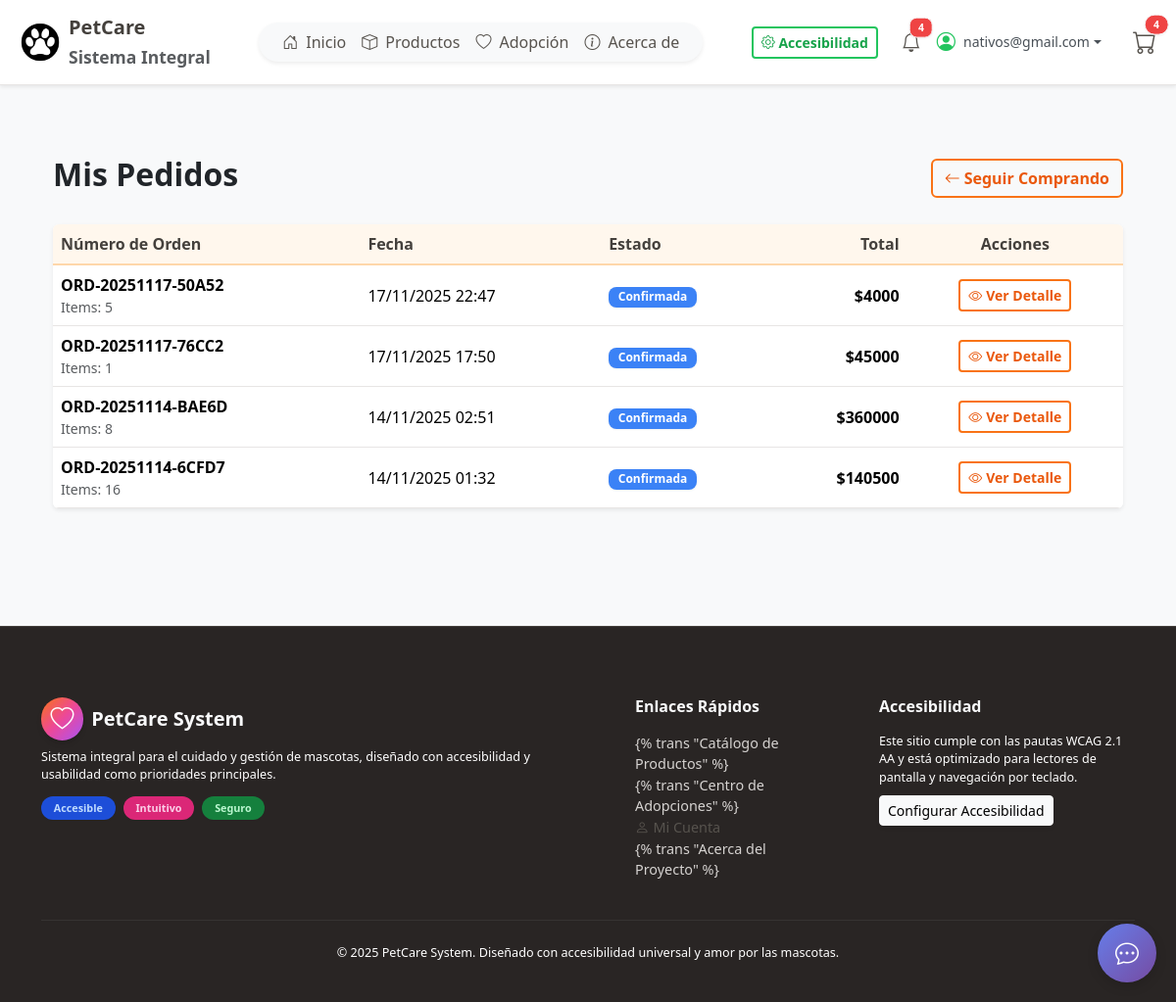
Screenshot of /es/orders/mis-pedidos/ (signed in) with the database file from the repository.
### orders/models.py (models this page shows, shortened)
class Order(models.Model):
    user = models.ForeignKey(
        settings.AUTH_USER_MODEL,
        on_delete=models.CASCADE,
        related_name='orders',
        verbose_name=_("Usuario")
    )
    order_number = models.CharField(
        _("Número de Orden"),
        max_length=20,
        unique=True,
        db_index=True,
        editable=False
    )
    status = models.CharField(
        _("Estado"),
        max_length=20,
        choices=OrderStatus.choices,
        default=OrderStatus.PENDING
    )
    total = models.DecimalField(
        _("Total"),
        max_digits=10,
        decimal_places=2,
        default=0
    )
    shipping_address = models.TextField(
        _("Dirección de Envío"),
        max_length=500,
        blank=True
    )
    shipping_city = models.CharField(
        _("Ciudad"),
        max_length=100,
        blank=True
    )
    shipping_postal_code = models.CharField(
        _("Código Postal"),
        max_length=20,
        blank=True
    )
    notes = models.TextField(
        _("Notas"),
        max_length=500,
        blank=True
    )
    created_at = models.DateTimeField(_("Fecha de Creación"), auto_now_add=True)
    updated_at = models.DateTimeField(_("Fecha de Actualización"), auto_now=True)
    class Meta:
        ordering = ['-created_at']
        verbose_name = _("Orden")
        verbose_name_plural = _("Órdenes")
    @property
    def total_items(self):
        return sum(item.quantity for item in self.items.all())

class OrderItem(models.Model):
    order = models.ForeignKey(
        Order,
        on_delete=models.CASCADE,
        related_name='items',
        verbose_name=_("Orden")
    )
    product = models.ForeignKey(
        Product,
        on_delete=models.PROTECT,
        related_name='order_items',
        verbose_name=_("Producto")
    )
    quantity = models.PositiveIntegerField(_("Cantidad"), default=1)
    price = models.DecimalField(
        _("Precio Unitario"),
        max_digits=10,
        decimal_places=2
    )
    created_at = models.DateTimeField(_("Fecha de Creación"), auto_now_add=True)
    class Meta:
        ordering = ['created_at']
        verbose_name = _("Item de Orden")
        verbose_name_plural = _("Items de Orden")

### orders/views.py (the view)
# urls.py: path("mis-pedidos/", views.order_list, name="order_list"),
@login_required
def order_list(request):
    orders = Order.objects.filter(user=request.user).select_related('user').prefetch_related('items__product')
    paginator = Paginator(orders, 10)
    page_number = request.GET.get('page')
    page_obj = paginator.get_page(page_number)
    context = {
        'orders': page_obj,
        'page_obj': page_obj,
    }
    return render(request, 'orders/order_list.html', context)

### templates/orders/order_list.html (shortened to what this page needs)
{% extends "base.html" %}
{% load static %}
{% load humanize %}
{% load i18n %}
{% block content %}
<div class="container my-5">
    <div class="d-flex justify-content-between align-items-center mb-4">
        <h2 class="fw-bold">{% trans "Mis Pedidos" %}</h2>
        <a href="{% url 'catalog:product_list' %}" class="btn btn-outline-primary">
            <i class="bi bi-arrow-left me-1"></i>{% trans "Seguir Comprando" %}
        </a>
    </div>
    {% if orders %}
    <div class="table-responsive shadow-sm bg-white rounded">
        <table class="table table-hover align-middle mb-0">
            <thead class="table-light">
                <tr>
                    <th>{% trans "Número de Orden" %}</th>
                    <th>{% trans "Fecha" %}</th>
                    <th>{% trans "Estado" %}</th>
                    <th class="text-end">{% trans "Total" %}</th>
                    <th class="text-center">{% trans "Acciones" %}</th>
                </tr>
            </thead>
            <tbody>
                {% for order in orders %}
                <tr>
                    <td>
                        <div class="fw-bold">{{ order.order_number }}</div>
                        <div class="small text-muted">{% trans "Items:" %} {{ order.total_items }}</div>
                    </td>
                    <td>{{ order.created_at|date:"d/m/Y H:i" }}</td>
                    <td>
                        <span class="badge
                            {% if order.status == 'PENDING' %}bg-warning
                            {% elif order.status == 'CONFIRMED' %}bg-info
                            {% elif order.status == 'PROCESSING' %}bg-primary
                            {% elif order.status == 'SHIPPED' %}bg-secondary
                            {% elif order.status == 'DELIVERED' %}bg-success
                            {% elif order.status == 'CANCELLED' %}bg-danger
                            {% endif %}">
                            {{ order.get_status_display }}
                        </span>
                    </td>
                    <td class="text-end fw-bold">${{ order.total|floatformat:0 }}</td>
                    <td class="text-center">
                        <a href="{% url 'orders:order_detail' order.id %}" class="btn btn-sm btn-outline-primary">
                            <i class="bi bi-eye me-1"></i>{% trans "Ver Detalle" %}
                        </a>
                    </td>
                </tr>
                {% endfor %}
            </tbody>
        </table>
    </div>
    {% endif %}
</div>
{% endblock %}

### templates/base.html (shortened to what this page needs)
{% load static %}
{% load i18n %}
{% load cart_tags %}
{% load accounts_tags %}
<!DOCTYPE html>
    <html lang="{{ request.LANGUAGE_CODE }}">
    <head>
        <link href="https://cdn.jsdelivr.net/npm/bootstrap@5.3.3/dist/css/bootstrap.min.css" rel="stylesheet" />
        <link href="https://cdn.jsdelivr.net/npm/bootstrap-icons@1.11.3/font/bootstrap-icons.css" rel="stylesheet" />
        <link rel="stylesheet" href="{% static 'css/colors.css' %}" />
        <link rel="stylesheet" href="{% static 'css/bootstrap-overrides.css' %}" />
        <link rel="stylesheet" href="{% static 'css/style.css' %}" />
        <link rel="stylesheet" href="{% static 'css/accessibility.css' %}" />
        <link rel="stylesheet" href="{% static 'css/base.css' %}" />
        {% if OPENAI_ENABLED %}
        <link rel="stylesheet" href="{% static 'css/chatbot.css' %}" />
        {% endif %}
    </head>
    <body class="bg-light">
        {% get_cart as current_cart %}
        <nav class="navbar navbar-expand-lg bg-white shadow-sm p-2 d-none d-lg-block"
            style="position: relative; z-index: 1030;">
            <div class="container-fluid" style="position: relative;">
                <a class="navbar-brand d-flex align-items-center" href="{% url 'home' %}">
                    <img src="{% static 'img/png/Icono1.png' %}" alt="PetCare Logo" style="width: 42px" />
                    <span class="ms-2">
                        <span class="fw-bold">PetCare</span><br />
                        <small class="text-muted">{% trans "Sistema Integral" %}</small>
                    </span>
                </a>
                <div class="mx-auto rounded-pill bg-light shadow-sm px-4 py-2 d-flex gap-3 align-items-center">
                    <a class="nav-link {% if request.resolver_match.url_name == 'home' %}active fw-bold{% endif %} d-flex align-items-center"
                        href="{% url 'home' %}">
                        <i class="bi bi-house-door" aria-hidden="true"></i> <span class="ms-2">{% trans "Inicio" %}</span>
                    </a>
                    <a class="nav-link {% if request.resolver_match.app_name == 'catalog' %}active fw-bold{% endif %} d-flex align-items-center"
                        href="{% url 'catalog:product_list' %}">
                        <i class="bi bi-box" aria-hidden="true"></i> <span class="ms-2">{% trans "Productos" %}</span>
                    </a>
                    <a class="nav-link {% if request.resolver_match.app_name == 'adoption' %}active fw-bold{% endif %} d-flex align-items-center"
                        href="{% url 'adoption:list'%}">
                        <i class="bi bi-heart" aria-hidden="true"></i> <span class="ms-2">{% trans "Adopción" %}</span>
                    </a>
                    <a class="nav-link {% if request.resolver_match.url_name == 'about' %}active fw-bold{% endif %} d-flex align-items-center"
                        href="{% url 'about' %}">
                        <i class="bi bi-info-circle" aria-hidden="true"></i> <span class="ms-2">{% trans "Acerca de" %}</span>
                    </a>
                </div>
                <div class="d-flex align-items-center gap-2 ms-3">
                    <a class="btn btn-outline-secondary btn-sm" href="{% url 'accessibility' %}">
                        <i class="bi bi-gear" aria-hidden="true"></i> {% trans "Accesibilidad" %}
                    </a>
                    {% if request.user.is_authenticated %}
                    {% get_unread_notifications_count request.user as unread_count %}
                    <a class="nav-link position-relative me-2" href="{% url 'accounts:notifications' %}"
                        aria-label="{% trans 'Ver notificaciones' %}">
                        <i class="bi bi-bell fs-5" aria-hidden="true"></i>
                        {% if unread_count > 0 %}
                        <span
                            class="position-absolute top-0 start-100 translate-middle badge r
                            ounded-pill bg-danger border border-light"
                            style="font-size: 0.65em;">
                            {{ unread_count }}
                        </span>
                        {% endif %}
                    </a>
                    <div class="dropdown me-3">
                        <a class="d-flex align-items-center text-decoration-none dropdown-toggle" href="#" role="button"
                            id="userDropdown" data-bs-toggle="dropdown" data-bs-auto-close="true" aria-expanded="false"
                            style="color: #495057; cursor: pointer; white-space: nowrap;">
                            <i class="bi bi-person-circle me-2 text-success" style="font-size: 1.2rem;"></i>
                            <div class="d-flex flex-column align-items-start">
                                <span class="small" style="font-weight: 500;">{{ request.user.email|default:request.user.username }}</span>
                            </div>
                        </a>
                                    {% get_unread_notifications_count request.user as unread_count %}
                    </div>
                    {% else %}
                    <a class="btn btn-outline-dark btn-sm" href="{% url 'accounts:login' %}">
                        <i class="bi bi-box-arrow-in-right me-1" aria-hidden="true"></i>{% trans "Iniciar Sesión" %}
                    </a>
                    <a class="btn btn-primary btn-sm" href="{% url 'accounts:registro' %}">{% trans "Registrarse" %}</a>
                            {% endif %}
                            <a class="nav-link position-relative ms-2" href="{% url 'cart:cart_detail' %}"
                                aria-label="{% trans 'Ver carrito de compras' %}">
                                <i class="bi bi-cart fs-4" aria-hidden="true"></i>
                                {% with item_count=current_cart|cart_item_count %}
                                {% if item_count > 0 %}
                                <span
                                    class="position-absolute top-0 start-100 translate-middle badge rounded-pill bg-danger border border-light"
                                    style="font-size: 0.65em;">
                                    {{ item_count }}
                                </span>
                                {% endif %}
                                {% endwith %}
                            </a>
                </div>
            </div>
        </nav>
                                {% get_current_language as LANGUAGE_CODE %}
                                {% get_available_languages as LANGUAGES %}
                                {% get_language_info_list for LANGUAGES as languages %}
        <main class="container py-4">
            {% block content %}{% endblock %}
        </main>
        <footer class="footer-dark text-white mt-5 pt-5 pb-3">
            <div class="container-lg py-4">
                <div class="row gy-4">
                    <div class="col-md-6 d-flex flex-column align-items-start">
                        <div class="d-flex align-items-center mb-2">
                            <div class="logo-footer d-flex align-items-center justify-content-center rounded-circle me-2"
                                style="width: 2.7rem; height: 2.7rem; background: var(--gradient-warm); box-shadow: var(--shadow-md);">
                                <i class="bi bi-heart fs-4 text-white" role="img"
                                    aria-label="{% trans 'Icono de corazón' %}"></i>
                            </div>
                            <span class="fs-5 fw-bold text-light">PetCare System</span>
                        </div>
                        <p class="mb-2 small text-start">
                        </p>
                        <div class="d-flex gap-2 mt-1">
                            <span class="badge rounded-pill badge-accesible">{% trans "Accesible" %}</span>
                            <span class="badge rounded-pill badge-intuitivo">{% trans "Intuitivo" %}</span>
                            <span class="badge rounded-pill badge-seguro">{% trans "Seguro" %}</span>
                        </div>
                    </div>
                    <div class="col-md-3 px-lg-5 text-start">
                        <h6 class="fw-bold mb-3 text-light">{% trans "Enlaces Rápidos" %}</h6>
                        <ul class="list-unstyled">
                            <li><a href="{% url 'catalog:product_list' %}" class="text-decoration-none">{% trans
                                    "Catálogo de Productos" %}</a></li>
                            <li><a href="{% url 'adoption:list'%}" class="text-decoration-none">{% trans "Centro de
                                    Adopciones" %}</a></li>
                            <li class="nav-item"><a
                                    class="nav-link {% if request.resolver_match.url_name == 'profile' %}active fw-bold{% endif %}"
                                    href="{% url 'accounts:profile' %}"><i class="bi bi-person me-1"
                                        aria-hidden="true"></i>{% trans "Mi Cuenta" %}</a></li>
                            <li><a href="{% url 'about' %}" class="text-decoration-none">{% trans "Acerca del Proyecto"
                                    %}</a></li>
                        </ul>
                    </div>
                    <div class="col-md-3 text-start">
                        <h6 class="fw-bold mb-3 text-light">{% trans "Accesibilidad" %}</h6>
                        <p class="small mb-2">
                        </p>
                        <a href="{% url 'accessibility' %}" class="btn btn-light shadow-sm btn-sm">
                            {% trans "Configurar Accesibilidad" %}
                        </a>
                    </div>
                </div>
                <hr class="my-4" style="border-color: rgba(255, 255, 255, 0.25);" />
                <div class="text-center small">
                    {% now "Y" as current_year %}
                </div>
            </div>
        </footer>
        {% if OPENAI_ENABLED %}
        <div id="chatbot-widget" class="chatbot-widget">
            <div id="chatbot-toggle" class="chatbot-toggle">
                <i class="bi bi-chat-dots"></i>
            </div>
        </div>
        {% endif %}
    </body>
    </html>

### rows the page displays
Order: order_number "ORD-20251117-50A52", total_items "5", created_at "17/11/2025 22:47", status "Confirmada", total "4000"
Order: order_number "ORD-20251117-76CC2", total_items "1", created_at "17/11/2025 17:50", status "Confirmada", total "45000"
Order: order_number "ORD-20251114-BAE6D", total_items "8", created_at "14/11/2025 02:51", status "Confirmada", total "360000"
Order: order_number "ORD-20251114-6CFD7", total_items "16", created_at "14/11/2025 01:32", status "Confirmada", total "140500"

### other values shown
{{ unread_count }} "4"
{{ request.user.email|default:request.user.username }} "nativos@gmail.com"
{{ item_count }} "4"
